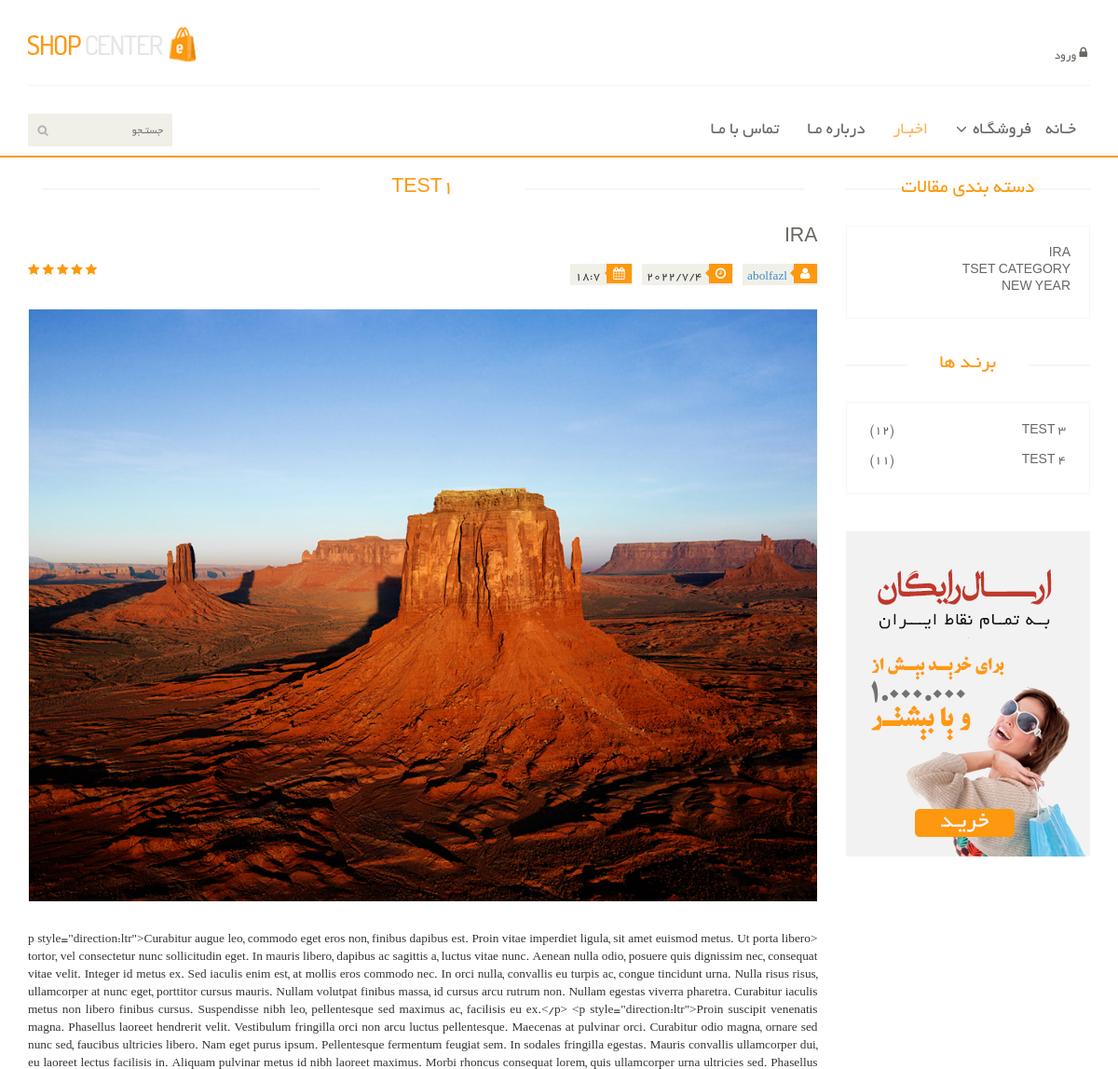
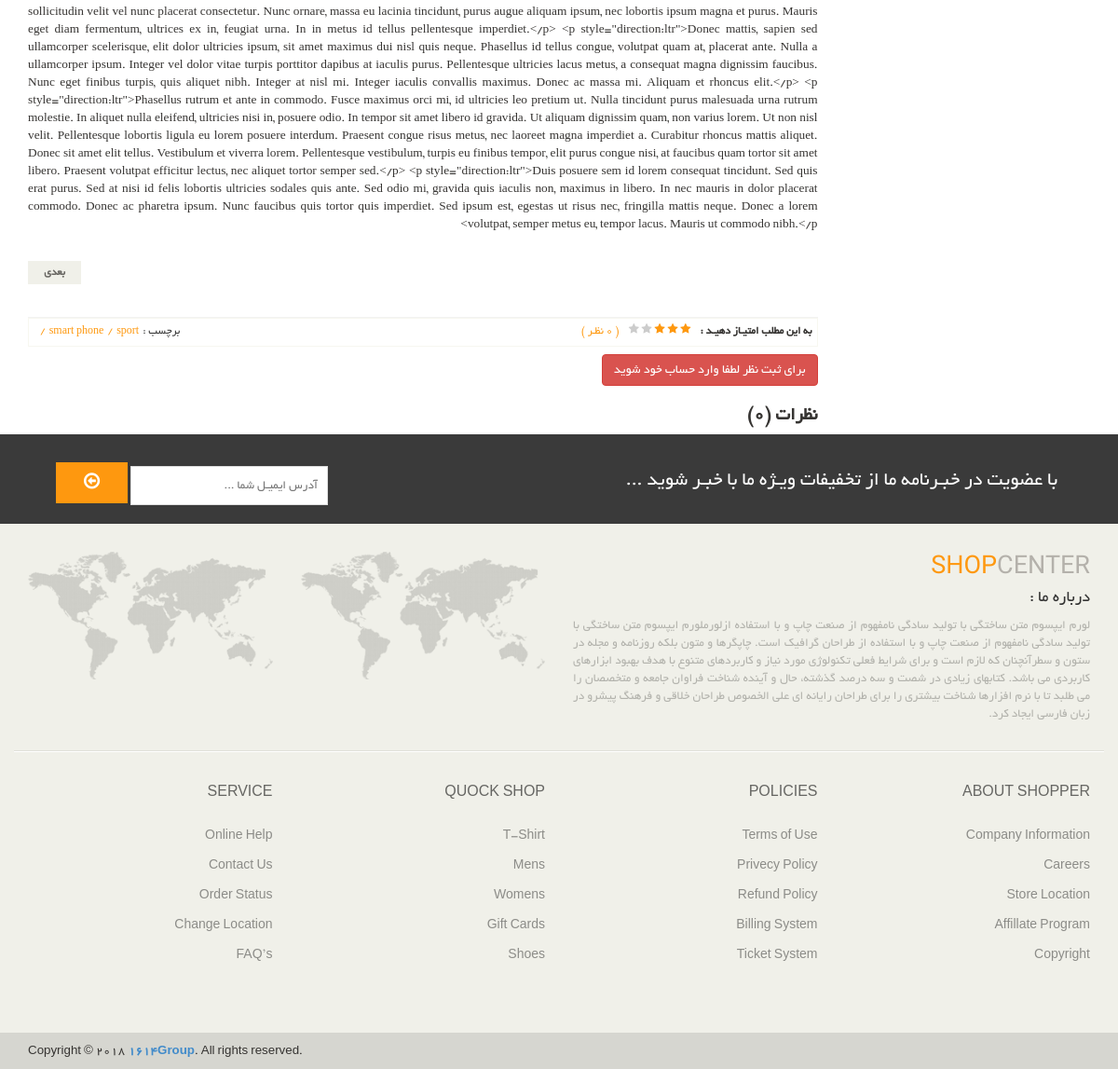
/blog/detail/test1, run on the app's committed database (2 pictures, top to bottom).
### blog/models.py (models this page shows, shortened)
class Article(models.Model):
    title = models.CharField(max_length=155, verbose_name='عنوان مقاله')
    author = models.ForeignKey(User, on_delete=models.CASCADE, verbose_name='نویسنده', related_name='articles')
    description = RichTextField(verbose_name='توضیحات')
    category = models.ManyToManyField(Category, related_name='articles', verbose_name='دسته بندی ها')
    tag = models.ManyToManyField(Tag, related_name='articles', verbose_name='برچسب ها')
    created_date = models.DateTimeField(auto_now_add=True, verbose_name='تاریخ ساخت')
    published = models.DateTimeField(default=timezone.now)
    update_time = models.DateTimeField(auto_now=True, verbose_name='زمان بروزرسانی')
    slug = models.SlugField(blank=True, null=True, verbose_name='اسلاگ')
    image = models.ImageField(verbose_name='تصویر')
    status = models.BooleanField(default=0, verbose_name='وضعیت')
    view = models.IntegerField(default=0, verbose_name='تعداد بزدید ها')
    class Meta:
        verbose_name = 'مقاله'
        verbose_name_plural = 'مقالات'
        ordering = ('-created_date',)
    def get_absolute_url(self):
        return reverse('blog:article_detail', kwargs={'slug': self.slug})
    def j_publish(self): # convert US time to IR
        time = timezone.localtime(self.created_date)
        return time
    def showImage(self): # for show image in admin panel
        if self.image:
            return format_html(f'<img src="{self.image.url}" alt="" width="50px" height="50px">')
        else:
            return format_html(f'<h4>مقاله {self.title} تصویر ندارد</h4>')
    showImage.short_description = 'تصویر'

class Category(models.Model):
    name = models.CharField(max_length=155, verbose_name='نام ')
    created = models.DateTimeField(auto_now_add=True, verbose_name='زمان ساخت')
    updated = models.TimeField(auto_now=True, verbose_name='زمان بروزرسانی')
    slug = models.SlugField(blank=True, null=True, verbose_name='اسلاگ')
    class Meta:
        verbose_name = 'دسته بندی'
        verbose_name_plural = 'دسته بندی ها'
    def __str__(self):
        return self.name

class Tag(models.Model):
    title = models.CharField(max_length=100, verbose_name='نام')
    created = models.DateTimeField(auto_now_add=True)
    updated = models.DateTimeField(auto_now=True)
    class Meta:
        verbose_name = 'برچسب'
        verbose_name_plural = 'برچسب ها'

### blog/views.py (the view)
# urls.py: path('detail/<slug:slug>', views.articleDetail, name='article_detail'),
def articleDetail(request, slug):
    article = get_object_or_404(Article.objects.filter(status=True), slug=slug)  # get object from database
    comment = article.comments.filter(status=True)
    count_of_comment_article = article.comments.count()  # getting number of comments
    if request.method == 'POST':
        form = CommentFrom(data=request.POST)
        if form.is_valid():
            body = form.cleaned_data.get('body')
            email = form.cleaned_data.get('email')
            parent_id = request.POST.get('parent_id')
            Comment.objects.create(parent_id=parent_id, user=request.user, article=article, body=body, email=email)
    else:
        form = CommentFrom()  # if request type == GET sending null from
    context = {
        'articles': article,
        'comment': comment,
        'count_of_comment_article': count_of_comment_article,
        'form': form,
    }
    return render(request, 'blog/article_details.html', context)

### blog/forms.py
class CommentFrom(forms.ModelForm):
    class Meta:
        model = Comment
        fields = ('body', 'email')

### context_processors/context_processors.py (called while the page is built)
def mostVisitedArticle(request):
    most_visited_article = Article.objects.all().order_by('-view')[:2]
    return {'most_visited_article': most_visited_article}

def showCategorySidebar(request):
    categories = Category.objects.all()[:3]
    return {'categories': categories}

### blog/templates/blog/article_details.html (shortened to what this page needs)
{% extends 'base.html' %}
{% load static %}
{% block body %}
    <section>
        <div class="container">
            <div class="row">
                <div class="col-sm-9">
                    <div class="blog-post-area">
                        <h2 class="title text-center">{{ articles.title }}</h2>
                        <div class="single-blog-post">
                            <h3>{{ articles.category.first }}</h3>
                            <div class="post-meta">
                                <ul>
                                    <li><i class="fa fa-user"></i><a href="{% url 'blog:author' articles.author.username %}">{{ articles.author }}</a></li>
                                    <li><i class="fa fa-clock-o"></i>{{ articles.j_publish.year }}/{{ articles.j_publish.month }}/{{ articles.j_publish.day }}</li>
                                    <li><i class="fa fa-calendar"></i>{{ articles.j_publish.hour }}:{{ articles.j_publish.minute }}</li>
                                </ul>
                                <span>
                                <i class="fa fa-star"></i>
                                <i class="fa fa-star"></i>
                                <i class="fa fa-star"></i>
                                <i class="fa fa-star"></i>
                                <i class="fa fa-star-half-o"></i>
                            </span>
                            </div>
                            <a href="">
                                <img src="{{ articles.image.url }}" alt="">
                            </a>
                            <p>{{ articles.description }}</p>
                                <div class="pager-area">
                                    <ul class="pager pull-left">
                                        {% if articles.get_next_by_published %}
                                            <li><a href="{{ articles.get_next_by_published.get_absolute_url }}">بعدی</a></li>
                                        {% endif %}
                                    </ul>
                                </div>
                        </div>
                    </div>
                    <div class="rating-area">
                        <ul class="ratings">
                            <li class="rate-this">به این مطلب امتیـاز دهیـد :</li>
                            <li>
                                <i class="fa fa-star color"></i>
                                <i class="fa fa-star color"></i>
                                <i class="fa fa-star color"></i>
                                <i class="fa fa-star"></i>
                                <i class="fa fa-star"></i>
                            </li>
                            <li class="color">( {{ count_of_comment_article }} نظـر )</li>
                        </ul>
                        <ul class="tag">
                            <li>برچسب :</li>
                        {% for i in articles.tag.all %}
                            <li><a class="color" href="">{{ i.title }}</a></li>
                            <li><a class="color" href="">/</a></li>
                            {% endfor %}
                        </ul>
                    </div>
                    {% if request.user.is_authenticated %}
                        <div class="replay-box">
                            <form method="post" id="comment">
                                {% csrf_token %}
                                <div class="row">
                                    <div class="col-sm-8">
                                        <div class="text-area">
                                            <div class="blank-arrow">
                                                <label>متن پیام</label>
                                            </div>
                                            <span>*</span>
                                            <textarea name="body" rows="11"></textarea>
                                            <button class="btn btn-primary" type="submit">ارسـال نظـر</button>
                                        </div>
                                    </div>
                                    <div class="col-sm-4">
                                        <h2>نظـر خود را بنویسیـد</h2>
                                        <div class="blank-arrow">
                                            <label>آدرس ایمیـل</label>
                                        </div>
                                        <span>*</span>
                                        <input type="email" name="email" placeholder="ایمیـل شما ...">
                                        <input type="hidden" id="parent_id" name="parent_id">
                                    </div>
                                </div>
                            </form>
                        </div>
                    {% else %}
                        <a href="#" class="btn btn-danger" style="margin-top: 8px"> برای ثبت نظر لطفا وارد حساب خود
                            شوید</a>
                    {% endif %}
                    <div class="response-area">
                        <h2>نظرات ({{ count_of_comment_article }})</h2>
                    </div>
                </div>
                {% include 'include/blog_sidebar.html' %}
            </div>
        </div>
    </section>
{% endblock %}

### templates/include/blog_sidebar.html
{% load static %}
<div class="col-sm-3">
    <div class="left-sidebar">
        <h2>دسته بندی مقالات</h2>
        <div class="panel-group category-products" id="accordian">
            <div class="panel panel-default">
                <div class="panel-heading">
                    {% for category in categories|slice:3 %}
                    <h4 class="panel-title mb-3"><a class="mb-3" href="{% url 'blog:category_list' category.slug %}">{{ category.name }}</a></h4>
                    {% endfor %}
                </div>
            </div>
        </div>
        <div class="brands_products">
            <h2>برنـد ها</h2>
            <div class="brands-name">
                <ul class="nav nav-pills nav-stacked">
                    {% for article in most_visited_article %}
                    <li><a href="{{ article.get_absolute_url }}"> <span
                                class="pull-left">({{ article.view }})</span>{{ article.title }}</a></li>
                    {% endfor %}
                </ul>
            </div>
        </div>
        <div class="shipping text-center">
            <img src="{% static 'images/home/shipping.jpg' %}" alt="" />
        </div>
    </div>
</div>

### assets/css/main.css (style rules this page uses)
body { font-family: 'BYekan'; font-size: 10pt; position: relative; font-weight: normal; direction: rtl; }
ul li { list-style: none; }
a { -webkit-transition: 300ms; -moz-transition: 300ms; -o-transition: 300ms; transition: 300ms; }
h1, h2, h3, h4, h5, h6 { font-family: 'BYekan', sans-serif; }
.category-products { border: 1px solid #F7F7F0; margin-bottom: 35px; padding-bottom: 20px; padding-top: 15px; }
.left-sidebar h2, .brands_products h2 { color: #FE980F; font-family: 'BYekan', sans-serif; font-size: 16pt; font-weight: 400; margin: 0 0 30px auto; text-align: center; text-transform: uppercase; position: relative; z-index:3; }
.left-sidebar h2:after, h2.title:after { content: " "; position: absolute; border: 1px solid #f5f5f5; bottom:8px; right: 0; width: 100%; height: 0; z-index: -2; }
.left-sidebar h2:before { content: " "; position: absolute; background: #fff; bottom: -6px; width: 130px; height: 30px; z-index: -1; right: 50%; margin-right: -65px; }
h2.title:before { content: " "; position: absolute; background: #fff; bottom: -6px; width: 220px; height: 30px; z-index: -1; right: 50%; margin-right: -110px; }
.category-products .panel { background-color: #FFFFFF; border: 0px; border-radius: 0px; box-shadow:none; margin-bottom: 0px; }
.category-products .panel-default .panel-heading { background-color: #FFFFFF; border: 0 none; color: #FFFFFF; padding: 5px 20px; }
.category-products .panel-default .panel-heading .panel-title a { color: #696763; font-family: 'BYekan', sans-serif; font-size: 14px; text-decoration: none; text-transform: uppercase; }
.brands-name { border: 1px solid #F7F7F0; padding-bottom: 20px; padding-top: 15px; }
.brands-name .nav-stacked li a { background-color: #FFFFFF; color: #696763; font-family: 'BYekan', sans-serif; font-size: 14px; padding: 5px 25px; text-decoration: none; text-transform: uppercase; }
.shipping { background-color: #F2F2F2; margin-top: 40px; overflow: hidden; padding-top: 20px; position: relative; }
h2.title { color: #FE980F; font-family: 'BYekan', sans-serif; font-size: 16pt; font-weight: 400; margin: 0 15px; text-transform: uppercase; margin-bottom: 30px; position: relative; }
.single-blog-post { border-bottom: 1px solid #f2f2f2; padding-bottom: 15px; }
.blog-post-area .single-blog-post h3 { color: #696763; font-size: 16pt; font-family: 'BYekan',sans-serif; text-transform: uppercase; font-weight: 500; margin-bottom: 17px; }
.blog-post-area .single-blog-post a img { border: 1px solid #F7F7F0; width: 100%; margin-bottom: 30px }
.blog-post-area .single-blog-post p { color: #363432; text-align: justify; }
.blog-post-area .post-meta { display: block; margin-bottom: 25px; overflow: hidden; }
.blog-post-area .post-meta ul { padding:0; display: inline; }
.blog-post-area .post-meta ul li { background:#F0F0E9; float: right; margin-left: 10px; padding: 0 5px; font-size: 10pt; color: #393b3b; position: relative; }
.blog-post-area .post-meta ul li i { background:#FE980F; color: #FFFFFF; margin-right: -4px; margin-left: 7px; padding: 4px 7px; }
.sinlge-post-meta li i:after, .blog-post-area .post-meta ul li i:after { content: ""; position: absolute; width: auto; height: auto; border-color:transparent #FE980F transparent transparent ; border-width:4px; border-style: solid; top:6px; right:26px; }
.post-meta span { float: left; }
.post-meta span i { color: #FE980F; }
.pager-area { overflow: hidden; }
.pager-area .pager li a { background:#F0F0E9; border: 0 none; border-radius: 0; color: #696763; font-size: 12px; font-weight: 700; padding: 4px; text-transform: uppercase; width: 57px; }
.rating-area { border: 1px solid #F7F7F0; direction: block; overflow: hidden; }
.rating-area ul li { float: right; padding: 5px; font-size: 12px }
.rating-area .ratings { float: right; padding-right: 0; margin-bottom: 0 }
.rating-area .ratings li i { color:#CCCCCC }
.rating-area .rate-this { color: #363432; font-size: 12px; font-weight: 700; text-transform: uppercase; }
.rating-area .ratings .color, .rating-area .color { color: #FE980F }
.rating-area .tag { float: left; margin-bottom: 0; margin-left: 10px; }
.rating-area .tag li { padding: 5px 2px; }
.response-area h2 { color: #363432; font-size: 20px; font-weight: 700; }

### data on the page
Article: title "TEST1", category.first "IRA", author "abolfazl", j_publish.year "2022", j_publish.month "7", j_publish.day "4", j_publish.hour "18", j_publish.minute "7", image (picture), description "<p style=\"direction:ltr\">Curabitur augue leo, commodo eget eros non, finibus dapibus est. Proin vitae imperdiet ligula, sit amet euismod metus. Ut porta libero tortor, vel consectetur nunc sollicitudin eget. In mauris libero, dapibus ac sagittis a, luctus vitae nunc. Aenean nulla odio, posuere quis dignissim nec, consequat vitae velit. Integer id metus ex. Sed iaculis enim est, at mollis eros commodo nec. In orci nulla, convallis eu turpis ac, congue tincidunt urna. Nulla risus risus, ullamcorper at nunc eget, porttitor cursus mauris. Nullam volutpat finibus massa, id cursus arcu rutrum non. Nullam egestas viverra pharetra. Curabitur iaculis metus non libero finibus cursus. Suspendisse nibh…"
Tag: title "sport"
Tag: title "smart phone"
Category: name "IRA"
Category: name "TSET CATEGORY"
Category: name "NEW YEAR"
Article: view "12", title "TEST 3"
Article: view "11", title "TEST 4"

### other printed values
{{ count_of_comment_article }} "0"
